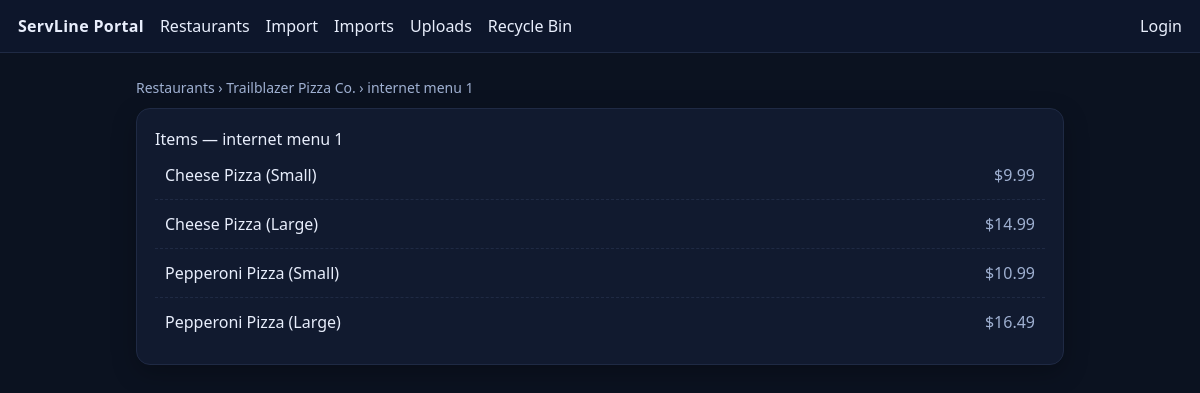
Screenshot of /menus/4/items with the database file from the repository.
### tables this page shows
CREATE TABLE restaurants (
  id INTEGER PRIMARY KEY AUTOINCREMENT,
  name TEXT NOT NULL,
  phone TEXT,
  address TEXT,
  active INTEGER NOT NULL DEFAULT 1,
  created_at TEXT NOT NULL DEFAULT (datetime('now'))
);

CREATE TABLE menus (
  id INTEGER PRIMARY KEY AUTOINCREMENT,
  restaurant_id INTEGER NOT NULL,
  name TEXT NOT NULL,
  active INTEGER NOT NULL DEFAULT 1,
  created_at TEXT NOT NULL DEFAULT (datetime('now')),
  FOREIGN KEY (restaurant_id) REFERENCES restaurants(id) ON DELETE CASCADE
);

CREATE TABLE menu_items (
  id INTEGER PRIMARY KEY AUTOINCREMENT,
  menu_id INTEGER NOT NULL,
  name TEXT NOT NULL,
  description TEXT,
  price_cents INTEGER NOT NULL,
  is_available INTEGER NOT NULL DEFAULT 1,
  created_at TEXT NOT NULL DEFAULT (datetime('now')),
  FOREIGN KEY (menu_id) REFERENCES menus(id) ON DELETE CASCADE
);

### portal/app.py (the view)
@app.get("/menus/<int:menu_id>/items")
def items_page(menu_id):
    with db_connect() as conn:
        menu = conn.execute("SELECT * FROM menus WHERE id=?", (menu_id,)).fetchone()
        if not menu:
            abort(404)
        rest = conn.execute("SELECT * FROM restaurants WHERE id=?", (menu["restaurant_id"],)).fetchone()
        items = conn.execute(
            "SELECT * FROM menu_items WHERE menu_id=? AND is_available=1 ORDER BY id", (menu_id,)
        ).fetchall()
        return render_template("items.html", restaurant=rest, menu=menu, items=items)

### portal/app.py (called while the page is built)
def db_connect():
    conn = sqlite3.connect(DB_PATH)
    conn.row_factory = sqlite3.Row
    conn.execute("PRAGMA foreign_keys = ON;")
    return conn

### portal/templates/items.html (shortened to what this page needs)
{% extends "base.html" %}
{% block content %}
  <p class="crumbs">
    <a href="/restaurants">Restaurants</a> ›
    <a href="/restaurants/{{ restaurant.id }}/menus">{{ restaurant.name }}</a> ›
    {{ menu.name }}
  </p>
  <div class="card">
    <h1>Items — {{ menu.name }}</h1>
    <ul class="list">
      {% for it in items %}
        <li class="row">
          <div>
            <div>{{ it.name }}</div>
          </div>
          <div class="muted">
            ${{ '%.2f'|format(it.price_cents/100) }}
          </div>
        </li>
      {% endfor %}
    </ul>
  </div>
{% endblock %}

### portal/templates/base.html (style rules this page uses)
:root { --bg:#0b1220; --panel:#111a2f; --ink:#e8eefc; --muted:#9fb0d1; --line:#1f2a44; }
* { box-sizing: border-box; }
html,body { height:100%; margin:0; font-family:system-ui,-apple-system,Segoe UI,Roboto,Helvetica,Arial,sans-serif; background:var(--bg); color:var(--ink); }
a { color:#b7cdfb; text-decoration:none; }
.card { background:var(--panel); border:1px solid var(--line); border-radius:14px; padding:18px; box-shadow:0 8px 24px rgba(0,0,0,.25); }
.list { margin:0; padding:0; list-style:none; }
.row { display:flex; align-items:center; justify-content:space-between; padding:12px 10px; border-bottom:1px dashed var(--line); }
.row:last-child { border-bottom:none; }
.crumbs { color:var(--muted); margin:0 0 10px; font-size:14px; }
h1,h2 { margin:0 0 10px; }
.muted { color:var(--muted); }

### rows the page displays
restaurants: name "Trailblazer Pizza Co."
menus: name "internet menu 1"
menu_items: name "Cheese Pizza (Small)", it.price_cents/100 "9.99"
menu_items: name "Cheese Pizza (Large)", it.price_cents/100 "14.99"
menu_items: name "Pepperoni Pizza (Small)", it.price_cents/100 "10.99"
menu_items: name "Pepperoni Pizza (Large)", it.price_cents/100 "16.49"
